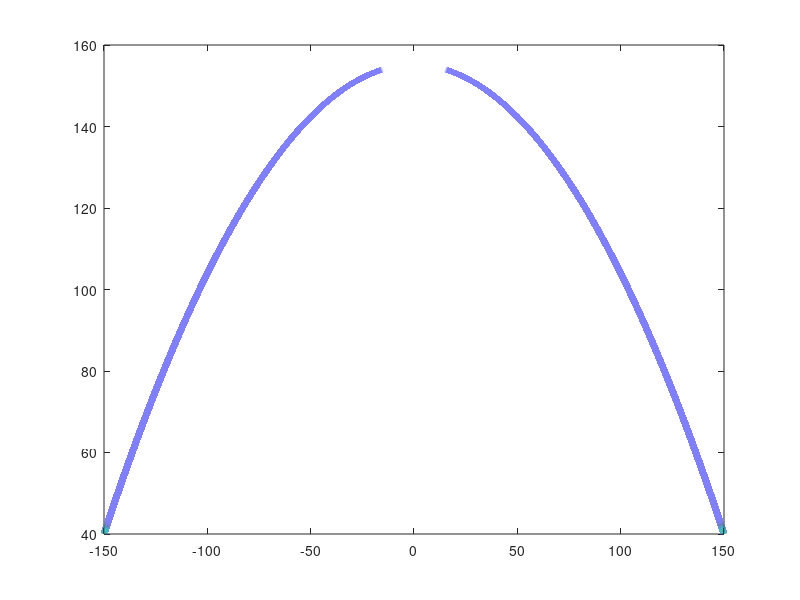

MATLAB code for this plot:
%% Salt Concentration Profiles for Qualifying Exam
clear all;

D=170; %Diffusivity
Sc=100; %Salinity concentration at tree death. (Cintron et al 1978) (ppt)
ETnet = 1.74;
%ETnet = 1; %Enet in m/yr
% ETnet=linspace(1,100,100); %E-P over time (cm/yr)
R=150; %radius of island (meters)


%% initializing space vector
dx=0.0009; %the space model goes from one side of island to other
x=-R:dx:R; %Island length going from one side to the other
n=length(x); %initializing vector

%% initializing salinity vector

S=zeros(1,n); %creating space to store values in vector
S0=40; %ocean salinity is 35 ppt on average
S(1)=S0; %first value equals 35 ppt (ocean salinity)
S(end)=S0; %last value equals 35 ppt (ocean salinity)
%end et net loop

for i=2:n
    S(i)=(-ETnet/(2*D))*x(i)^2+(ETnet/(2*D))*R.^2+S0;
end

% %X = linspace(-60,60,104);
%  figure(1)
%  hold on
  plot(x,S,'linewidth',5);
% title('Low Altitude Low Tide');
% legend('Precipitation = 500 mm','Precipitation = 4,000 mm');
% %legend('Steady State')
% %x=xlim;
% %axis([-100 100 30 110])
% %plot([x(1) x(2)],[100 100],'--k','linewidth',5);
% %plot([x(1) x(2)],[72 72],'--r','linewidth',5);
% %ylim([20,110]);
% %legend('Increasing Enet')
% xlabel('Distance (m)')
% ylabel('Salinity Concentration (ppt)')
% %title('High Enet')
% set(gca,'FontSize',13)